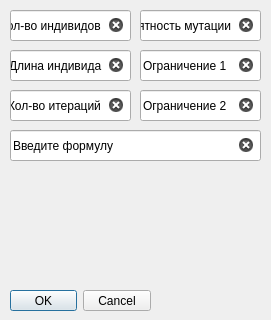
<?xml version="1.0" encoding="UTF-8"?>
<ui version="4.0">
 <class>MainWindow</class>
 <widget class="QMainWindow" name="MainWindow">
  <property name="geometry">
   <rect>
    <x>0</x>
    <y>0</y>
    <width>271</width>
    <height>320</height>
   </rect>
  </property>
  <property name="windowTitle">
   <string>MainWindow</string>
  </property>
  <widget class="QWidget" name="centralwidget">
   <widget class="QDialogButtonBox" name="buttonBox">
    <property name="geometry">
     <rect>
      <x>10</x>
      <y>290</y>
      <width>141</width>
      <height>21</height>
     </rect>
    </property>
    <property name="standardButtons">
     <set>QDialogButtonBox::Cancel|QDialogButtonBox::Ok</set>
    </property>
   </widget>
   <widget class="QLineEdit" name="lineEdit">
    <property name="geometry">
     <rect>
      <x>10</x>
      <y>130</y>
      <width>251</width>
      <height>31</height>
     </rect>
    </property>
    <property name="text">
     <string>Введите формулу</string>
    </property>
    <property name="clearButtonEnabled">
     <bool>true</bool>
    </property>
   </widget>
   <widget class="QLineEdit" name="lineEdit_2">
    <property name="geometry">
     <rect>
      <x>10</x>
      <y>10</y>
      <width>121</width>
      <height>31</height>
     </rect>
    </property>
    <property name="text">
     <string>Кол-во индивидов</string>
    </property>
    <property name="clearButtonEnabled">
     <bool>true</bool>
    </property>
   </widget>
   <widget class="QLineEdit" name="lineEdit_3">
    <property name="geometry">
     <rect>
      <x>10</x>
      <y>50</y>
      <width>121</width>
      <height>31</height>
     </rect>
    </property>
    <property name="text">
     <string>Длина индивида</string>
    </property>
    <property name="clearButtonEnabled">
     <bool>true</bool>
    </property>
   </widget>
   <widget class="QLineEdit" name="lineEdit_4">
    <property name="geometry">
     <rect>
      <x>10</x>
      <y>90</y>
      <width>121</width>
      <height>31</height>
     </rect>
    </property>
    <property name="text">
     <string>Кол-во итераций</string>
    </property>
    <property name="clearButtonEnabled">
     <bool>true</bool>
    </property>
   </widget>
   <widget class="QLineEdit" name="lineEdit_5">
    <property name="geometry">
     <rect>
      <x>140</x>
      <y>90</y>
      <width>121</width>
      <height>31</height>
     </rect>
    </property>
    <property name="text">
     <string>Ограничение 2</string>
    </property>
    <property name="clearButtonEnabled">
     <bool>true</bool>
    </property>
   </widget>
   <widget class="QLineEdit" name="lineEdit_6">
    <property name="geometry">
     <rect>
      <x>140</x>
      <y>50</y>
      <width>121</width>
      <height>31</height>
     </rect>
    </property>
    <property name="text">
     <string>Ограничение 1</string>
    </property>
    <property name="clearButtonEnabled">
     <bool>true</bool>
    </property>
   </widget>
   <widget class="QLineEdit" name="lineEdit_7">
    <property name="geometry">
     <rect>
      <x>140</x>
      <y>10</y>
      <width>121</width>
      <height>31</height>
     </rect>
    </property>
    <property name="text">
     <string>Вероятность мутации</string>
    </property>
    <property name="clearButtonEnabled">
     <bool>true</bool>
    </property>
   </widget>
  </widget>
 </widget>
 <resources/>
 <connections/>
</ui>
